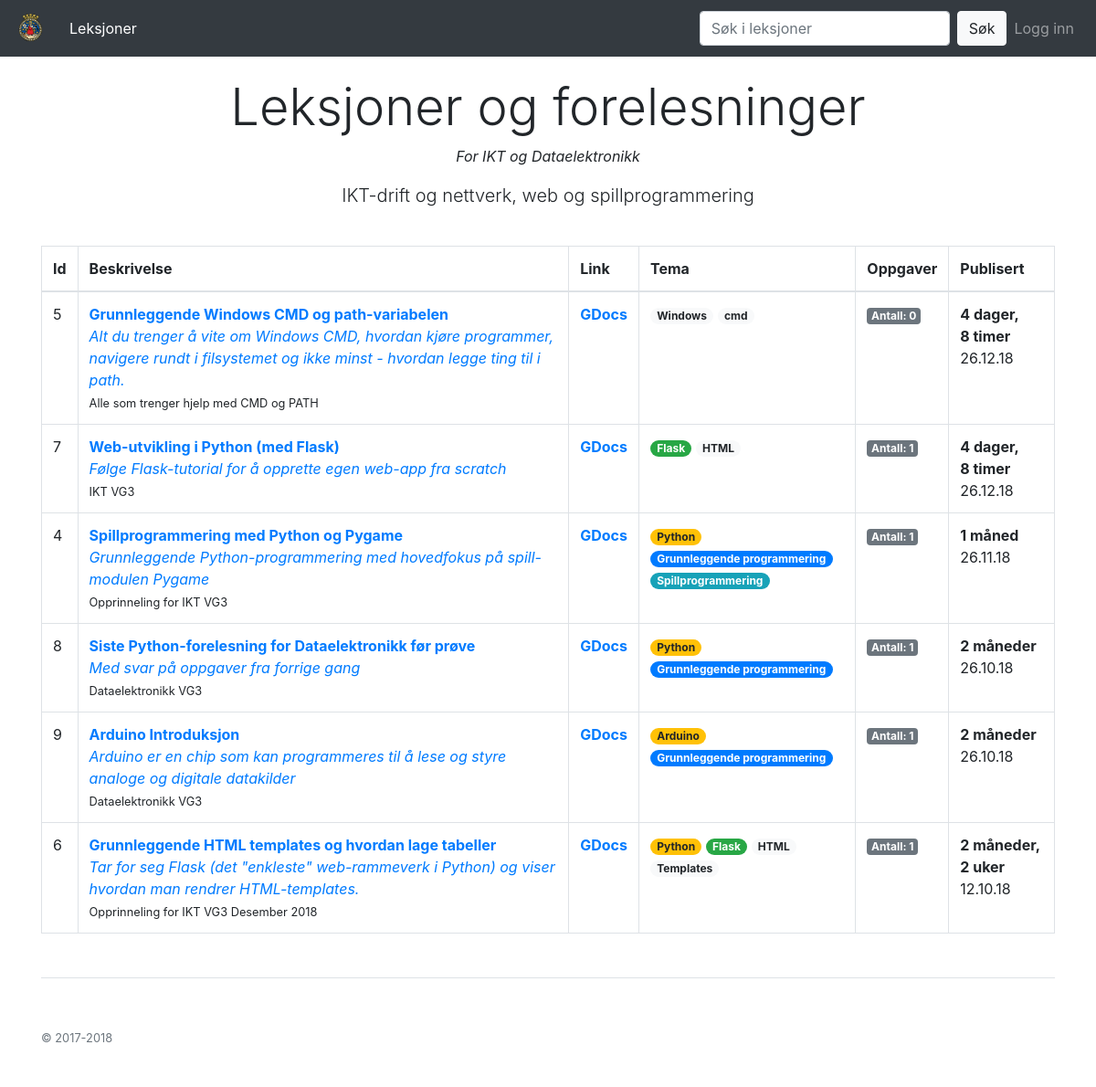
Before: /forelesninger with the older database file.
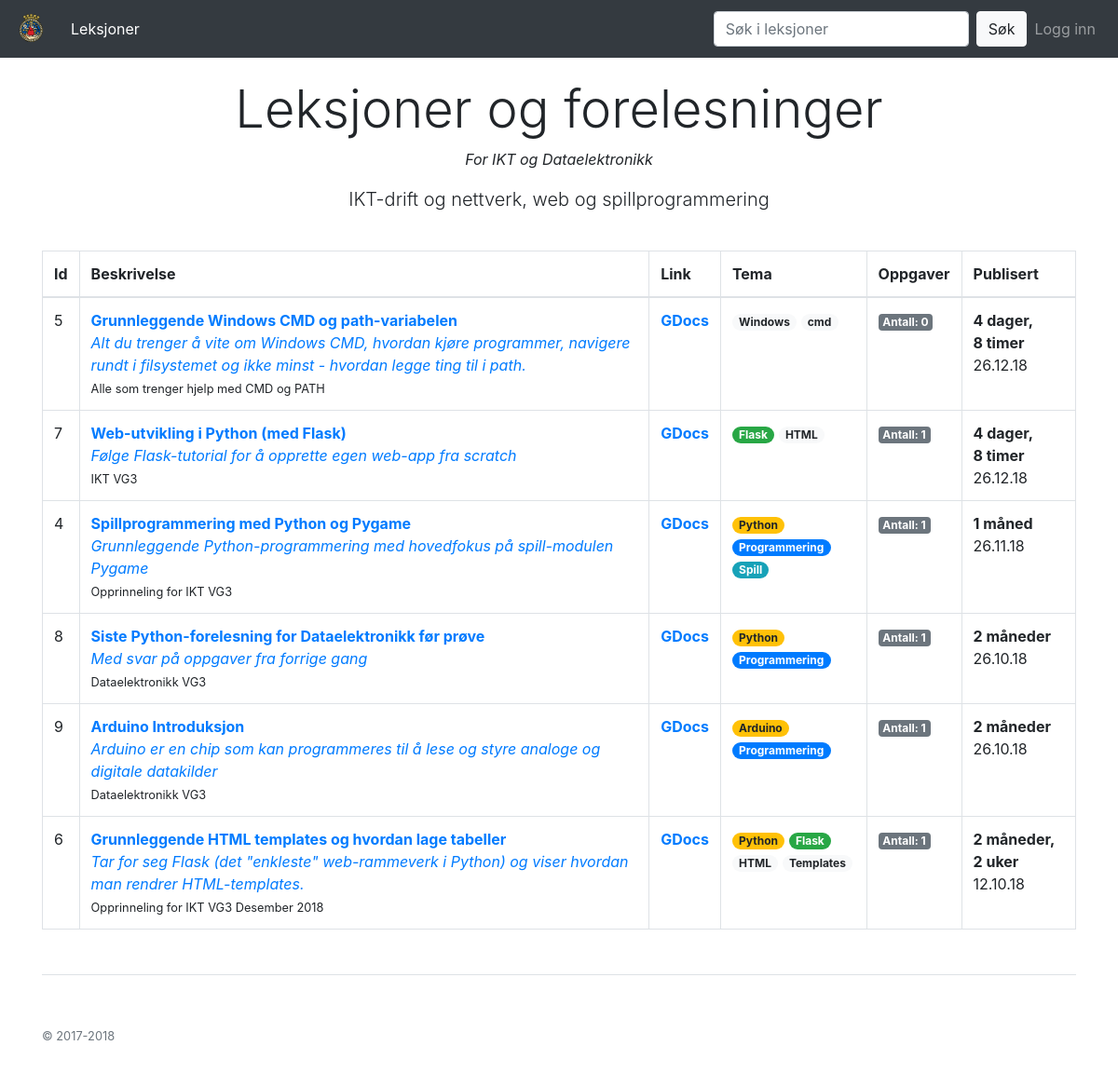
After: the same page with the newer database file.
### app/models.py (models this page shows, shortened)
class Tag(models.Model):
    class Meta():
        ordering = ['-label']
    admin_order_field = 'pk'
    name = models.CharField(max_length=50, verbose_name='Navn')
    bootstrap_classes = [
            ('primary','Primary'),
            ('secondary','Secondary'),
            ('success','Success'),
            ('danger','Danger'),
            ('warning','Warning'),
            ('info','Info'),
            ('light','Light'),
            ('dark','Dark'),
        ]
    label = models.CharField(max_length=20, verbose_name='Farge',
                             choices=bootstrap_classes,
                             blank=False, default='primary')

### app/views.py (the view)
# urls.py: path(r'forelesninger', views.LectureListView.as_view(), name='lecture_list'),
class LectureListView(ListView):
    current_tab = 'lectures'
    model = Lecture
    def get_queryset(self):
        queryset = self.model.objects.filter(title__icontains=self.request.GET.get('search',''))
        return queryset

### app/templates/app/lecture_list.html (shortened to what this page needs)
{% extends "app/base.html" %}
{% block content %}
<div class="pricing-header px-3 py-3 pt-md-5 pb-md-4 mx-auto text-center">
	<h1 class="display-4">Leksjoner og forelesninger</h1>
	<p><em>For IKT og Dataelektronikk</em></p>
	<p class="lead">IKT-drift og nettverk, web og spillprogrammering</p>
</div>
<table class="table-bordered table-hover table">
	<thead>
		<th>Id</th>
		<th>Beskrivelse</th>
		<th>Link</th>
		<th>Tema</th>
		<th>Oppgaver</th>
		<th>Publisert</th>
	</thead>
	<tbody>
		{% for l in object_list %}
		<tr>
			<td>{{l.pk}}</td>
			<td style="min-width:500px;">
				<a href="{% url "lecture_detail" pk=l.pk %}"><b>{{l.title}}</b>
				{% if l.undertitle %}<br>
				<em>{{l.undertitle}}</em>
				{% endif %}
				</a>
				{% if l.target_audience %}<br>
				<small>{{l.target_audience}}</small>
				{% endif %}
			</td>
			<td><a href="{{l.url}}/pub?start=false&loop=false&delayms=3000">
				<b>GDocs</b></a>
			</td>
			<td>
				{% for t in l.tags.all %}
					<span class="badge badge-pill badge-{{t.label}}">{{t.name}}</span>
				{% endfor %}
			</td>
			<td>
				<span class="badge badge-secondary">Antall: {{l.tasks|default_if_none:"-"}}</span>
				<br>
			</td>
			<td>
				<b>{{l.pub_date|timesince}}</b>
				<br>
				{{l.pub_date|date:"d.m.y"|capfirst}}
			</td>
		</tr>
		{% endfor %}
	</tbody>
</table>
{% endblock content %}

Changed rows visible on the page:
changed Tag: name "Grunnleggende programmering" → "Programmering"
changed Tag: name "Spillprogrammering" → "Spill"
